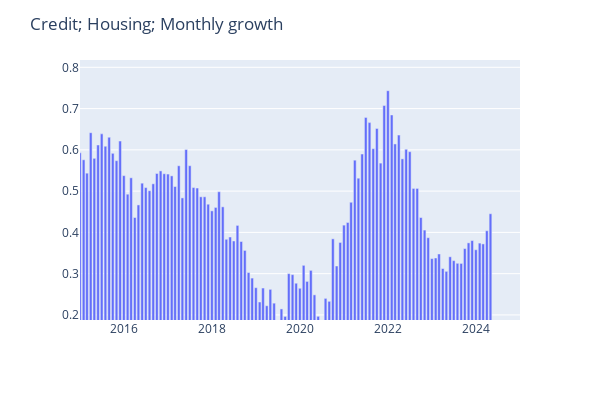

Notebook code cell kept with this figure:
### Code cell
startDateExample = datetime(2015, 1, 1)
endDateExample = datetime(2024, 12, 31)
seriesToGraph = 'Credit; Housing; Monthly growth'

graph_series(seriesToGraph, df, startDateExample, endDateExample)

### Figure 1 — Plotly figure (JSON) as saved in the notebook; plotly's stock layout.template omitted (floating-point values rounded to 4 significant figures; data arrays with more than 128 entries replaced by an {"elided": "..."} marker saying what was removed)
{"data": [{"alignmentgroup": "True", "hovertemplate": "Date=%{x}<br>Credit; Housing; Monthly growth=%{y}<extra></extra>", "legendgroup": "", "marker": {"color": "#636efa", "pattern": {"shape": ""}}, "name": "", "offsetgroup": "", "orientation": "v", "showlegend": false, "textposition": "auto", "type": "bar", "x": {"elided": "572 str values"}, "xaxis": "x", "y": {"elided": "572 float values"}, "yaxis": "y"}], "layout": {"barmode": "relative", "height": 400, "hovermode": "x", "legend": {"tracegroupgap": 0}, "margin": {"t": 60}, "title": {"text": "Credit; Housing; Monthly growth"}, "width": 600, "xaxis": {"anchor": "y", "domain": [0, 1], "range": ["2015-01-01T00:00:00", "2024-12-31T00:00:00"], "title": {"text": " "}, "type": "date"}, "yaxis": {"anchor": "x", "domain": [0, 1], "range": [0.1877, 0.8177], "title": {"text": " "}, "type": "linear"}}}
